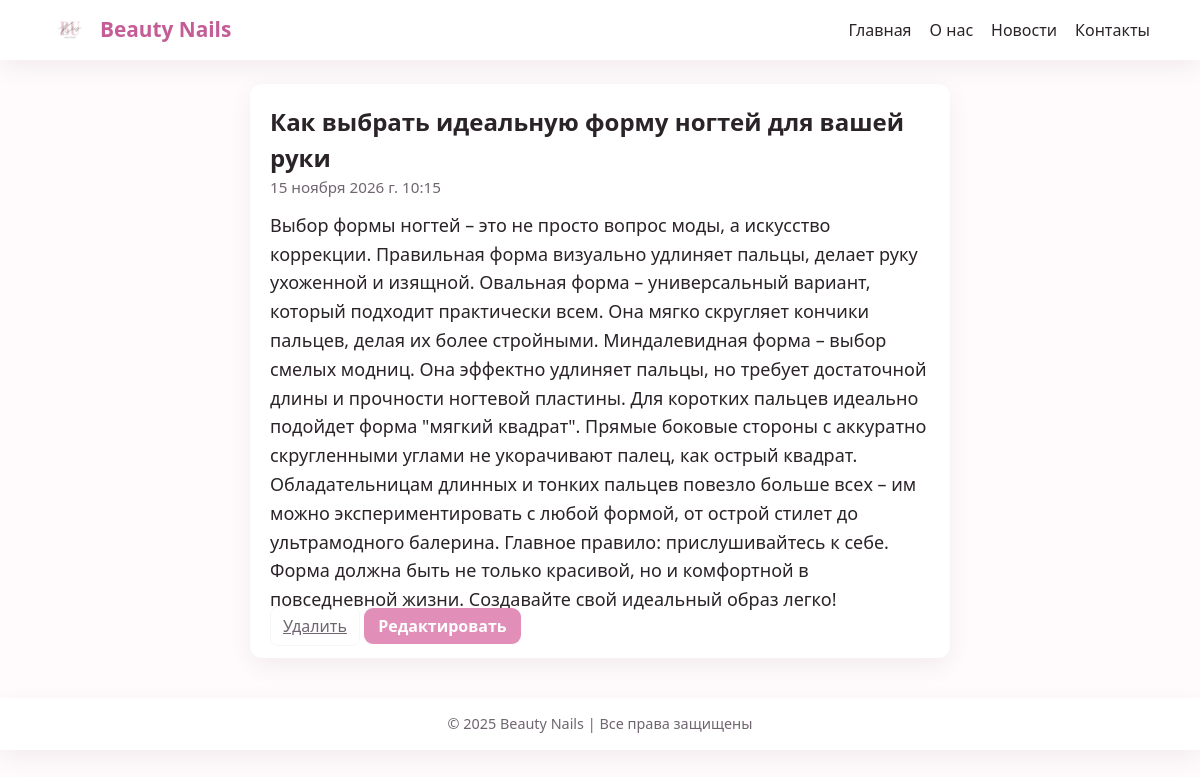
Screenshot of /news/14 with the database file from the repository.
### news/models.py (models this page shows, shortened)
class Articles(models.Model):
    title = models.CharField('Название', max_length=50)
    anons = models.CharField('Анонс', max_length=250)
    full_text = models.TextField('Статья')
    date = models.DateTimeField('Дата публикации')
    class Meta:
        verbose_name = 'Новость'
        verbose_name_plural = 'Новости'

### news/views.py (the view)
class NewDetailView(DetailView):
    model = Articles
    template_name = 'news/details_view.html'
    context_object_name = 'article'

### news/templates/news/details_view.html (shortened to what this page needs)
{% extends 'main/layout.html'%}
{% block content %}
<div class="news-wrap">
  <article class="news-detail">
    <h1>{{ article.title }}</h1>
    <p class="meta">{{ article.date }}</p>
    <p class="content">{{ article.full_text }}</p>
    <div class="form-actions">
      <a href="{% url 'news-delete' article.id %}" class="btn-cancel">Удалить</a>
      <a href="{% url 'news-update' article.id %}" class="btn-primary-news">Редактировать</a>
    </div>
  </article>
</div>
{% endblock %}

### main/static/main/css/main.css (style rules this page uses)
:root { --bg: #fffafc; --panel: #ffffff; --accent: #e18fb8; --accent-dark: #c45d95; --accent-soft: #fbe9f2; --text: #2a2328; --muted: #7a6b74; --shadow: 0 6px 18px rgba(0, 0, 0, 0.06); --radius: 12px; --transition: 0.25s ease; }
* { box-sizing: border-box; margin: 0; padding: 0; }
body { font-family: "Segoe UI", Roboto, sans-serif; background: var(--bg); color: var(--text); line-height: 1.5; }
.content { flex: 1; }
:root { --bg: #fffafc; --card: #ffffff; --accent: #e18fb8; --accent-dark: #c45d95; --muted: #6f6570; --radius: 12px; --shadow: 0 8px 26px rgba(27,18,22,0.06); --gap: 16px; }
.news-wrap { max-width: 1100px; margin: 24px auto; padding: 0 14px; }
.news-detail { background:var(--card); border-radius:var(--radius); padding:20px; box-shadow:var(--shadow); }
.news-detail .meta { color:var(--muted); margin-bottom:12px; font-size:0.95rem; }
.news-detail .content { font-size: 18px; line-height: 1.6; }
.news-detail { max-width: 700px; margin: 0 auto; }
.btn-primary-news { background:var(--accent); color:#fff; text-decoration:none; padding:7px 14px; border-radius:9px; font-weight:600; border:none; cursor:pointer; }
.btn-cancel { background:transparent; color:var(--muted); padding:8px 12px; border-radius:8px; border:1px solid rgba(0,0,0,0.04); }

### rows the page displays
Articles: title "Как выбрать идеальную форму ногтей для вашей руки", date "15 ноября 2026 г. 10:15", full_text "Выбор формы ногтей – это не просто вопрос моды, а искусство коррекции. Правильная форма визуально удлиняет пальцы, делает руку ухоженной и изящной. Овальная форма – универсальный вариант, который подходит практически всем. Она мягко скругляет кончики пальцев, делая их более стройными. Миндалевидная форма – выбор смелых модниц. Она эффектно удлиняет пальцы, но требует достаточной длины и прочности ногтевой пластины. Для коротких пальцев идеально подойдет форма \"мягкий квадрат\". Прямые боковые стороны с аккуратно скругленными углами не укорачивают палец, как острый квадрат. Обладательницам длинных и тонких пальцев повезло больше всех – им можно экспериментировать с любой формой, от острой…"
